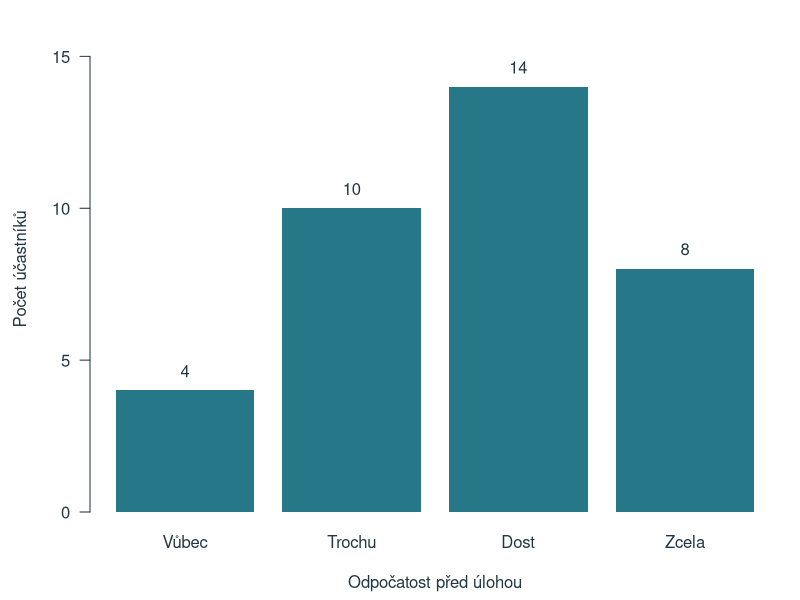
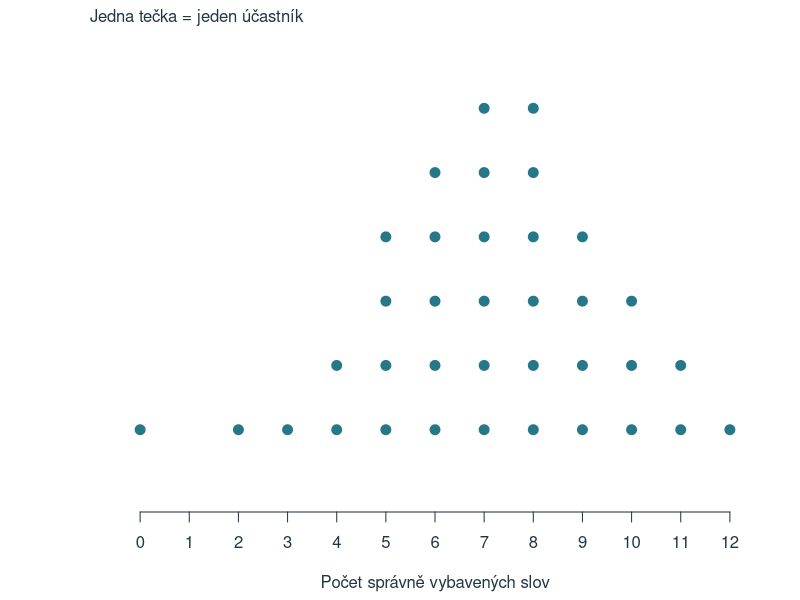
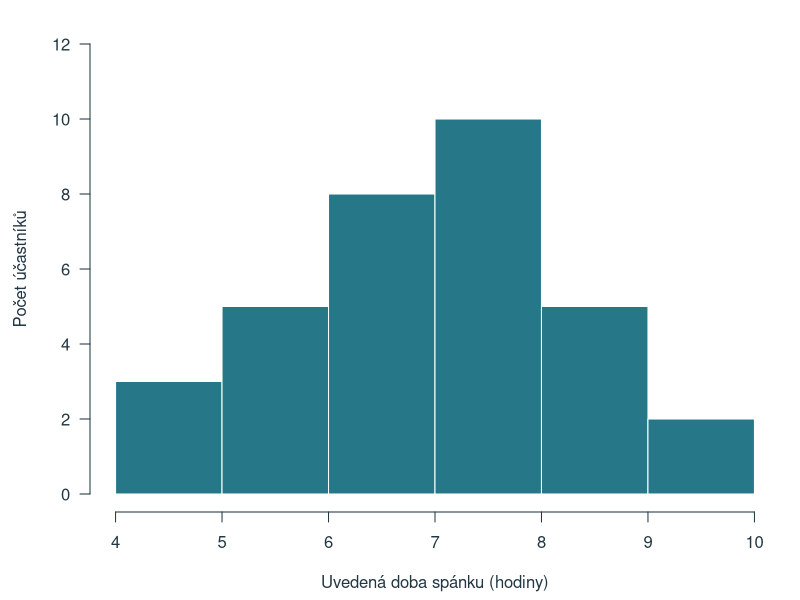
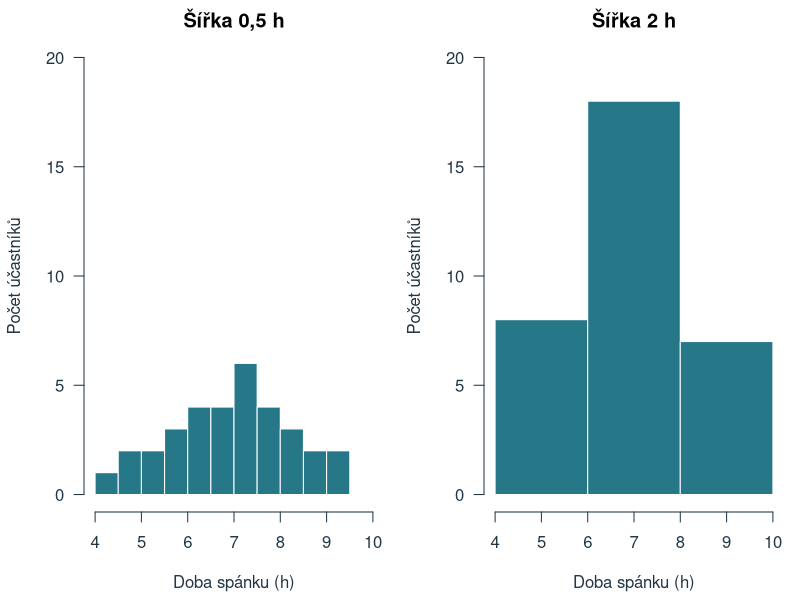
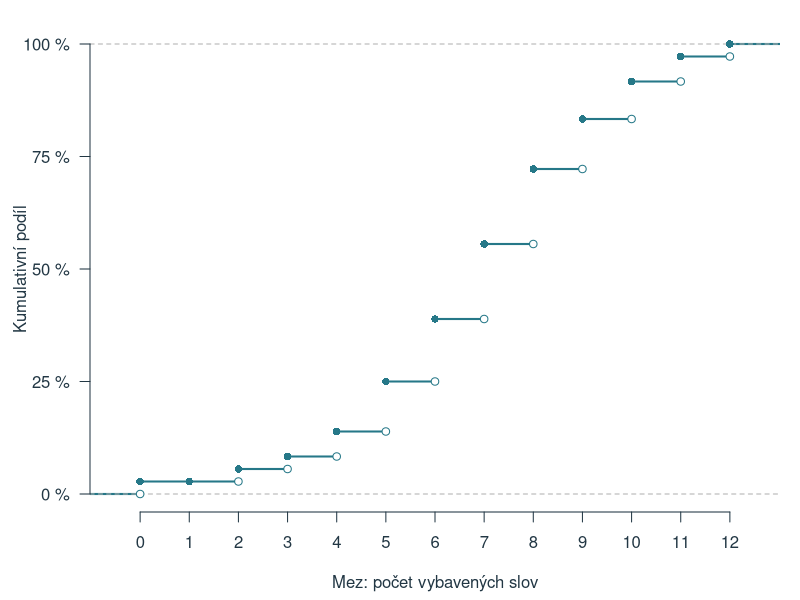
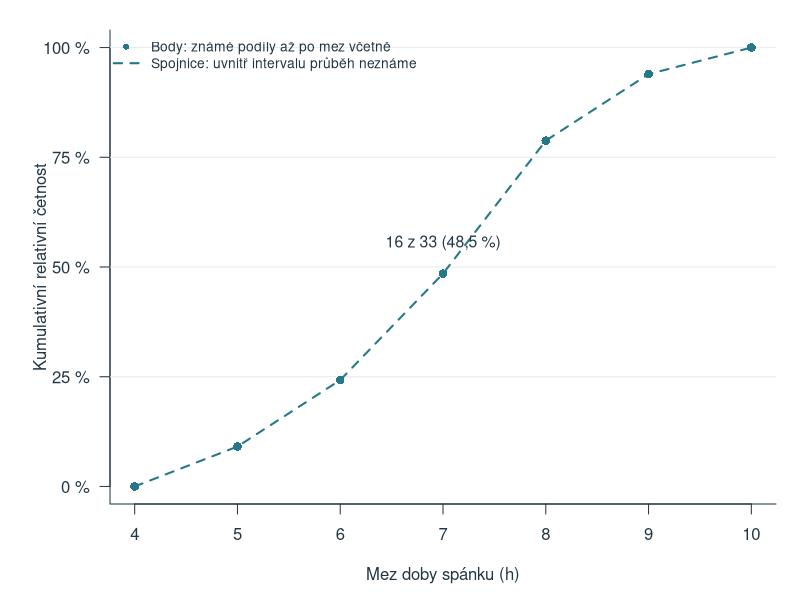
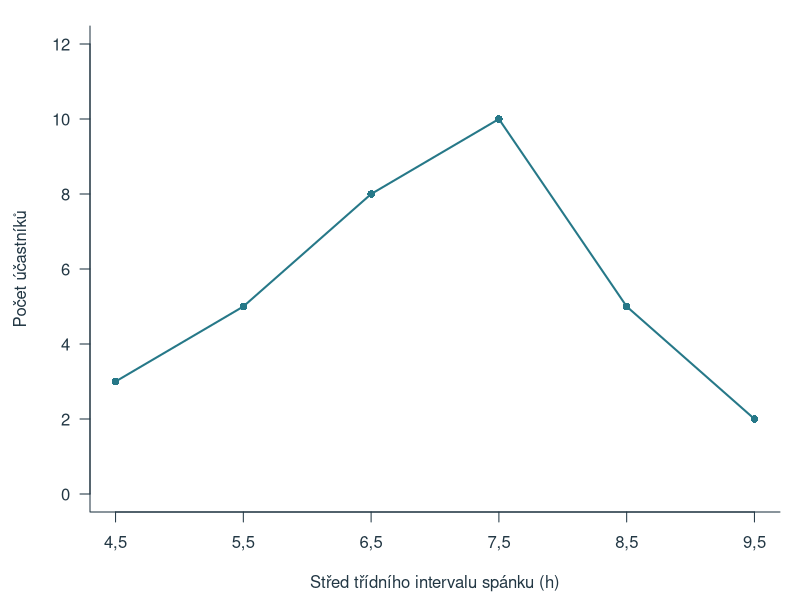
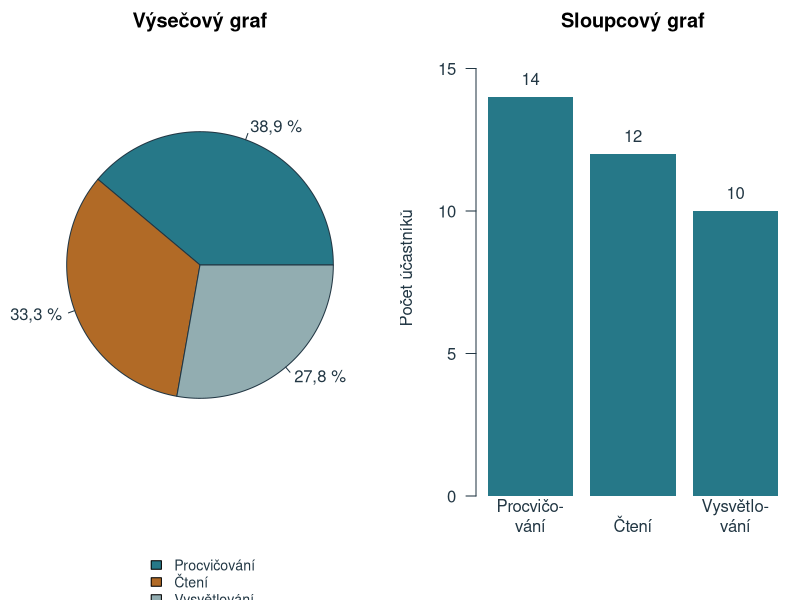

The R script that drew these images, in order:
# Reproducible chapter figures. Base R only, run from the project root.
d <- read.csv('data/kapitola_02.csv', na.strings = '', fileEncoding = 'UTF-8')
out <- 'assets/chapter-02/plots'
dir.create(out, recursive = TRUE, showWarnings = FALSE)
ink <- '#223744'; blue <- '#267888'; orange <- '#B16A26'
draw <- function(name, code, width = 7, height = 4.5) {
  svg(file.path(out, paste0(name, '.svg')), width = width, height = height, family = 'sans', bg = 'white')
  par(mar = c(4.4, 4.5, 1.3, 1), las = 1, col.axis = ink, col.lab = ink, fg = ink, cex = 1)
  force(code)
  dev.off()
}
freq <- as.numeric(table(factor(d$odpocatost, levels = 1:4)))
draw('sloupce', {
  pos <- barplot(freq, names.arg = c('Vůbec', 'Trochu', 'Dost', 'Zcela'), col = blue,
    border = NA, ylim = c(0, 16), ylab = 'Počet účastníků', xlab = 'Odpočatost před úlohou')
  text(pos, freq + .65, freq)
})
draw('tecky', {
  v <- sort(d$slova); yy <- ave(v, v, FUN = seq_along)
  plot(v, yy, pch = 21, bg = blue, col = 'white', cex = 1.6, xlim = c(-.5, 12.5), ylim = c(0, 7),
    xaxt = 'n', yaxt = 'n', bty = 'n', xlab = 'Počet správně vybavených slov', ylab = '')
  axis(1, at = 0:12); mtext('Jedna tečka = jeden účastník', side = 3, adj = 0)
})
s <- d$spanek_h[!is.na(d$spanek_h)]
draw('histogram', {
  hist(s, breaks = 4:10, right = TRUE, include.lowest = FALSE, col = blue, border = 'white', main = '',
    xlab = 'Uvedená doba spánku (hodiny)', ylab = 'Počet účastníků', xaxt = 'n', ylim = c(0, 12))
  axis(1, at = 4:10)
})
draw('intervaly', {
  par(mfrow = c(1, 2), mar = c(4.4, 4.2, 2, .8))
  for (w in c(.5, 2)) {
    hist(s, breaks = seq(4, 10, by = w), right = TRUE, include.lowest = FALSE, col = blue, border = 'white',
      main = paste('Šířka', sub('.', ',', as.character(w), fixed = TRUE), 'h'),
      xlab = 'Doba spánku (h)', ylab = 'Počet účastníků', xlim = c(4, 10), ylim = c(0, 20))
  }
}, width = 8.2, height = 4)
draw('kumulativni', {
  plot(ecdf(d$slova), verticals = FALSE, do.points = FALSE, xlim = c(-.5, 12.5),
    ylim = c(0, 1), main = '', xlab = 'Mez: počet vybavených slov', ylab = 'Kumulativní podíl',
    xaxt = 'n', yaxt = 'n', col = blue, lwd = 2, frame.plot = FALSE)
  axis(1, at = 0:12); axis(2, at = c(0, .25, .5, .75, 1), labels = c('0 %', '25 %', '50 %', '75 %', '100 %'))
  f <- table(factor(d$slova, levels = 0:12)); cum <- cumsum(f)/nrow(d)
  points(0:12, cum, pch = 16, col = blue)
  points((0:12)[f>0], c(0,head(cum,-1))[f>0], pch = 21, bg = 'white', col = blue)
})
draw('kumulativni-seskupene', {
  h <- hist(s, breaks = 4:10, right = TRUE, include.lowest = FALSE, plot = FALSE)
  boundaries <- h$breaks
  cumulative <- c(0, cumsum(h$counts)) / length(s)
  par(mar = c(4.8, 5.5, 1.5, 1.2))
  plot(boundaries, cumulative, type = 'n', xlim = c(4, 10), ylim = c(0, 1),
    xlab = 'Mez doby spánku (h)', ylab = 'Kumulativní relativní četnost',
    xaxt = 'n', yaxt = 'n', bty = 'l')
  axis(1, at = 4:10)
  axis(2, at = c(0, .25, .5, .75, 1), labels = c('0 %', '25 %', '50 %', '75 %', '100 %'))
  abline(h = c(.25, .5, .75, 1), col = '#E6EBED', lty = 1)
  lines(boundaries, cumulative, col = blue, lwd = 2, lty = 2)
  points(boundaries, cumulative, col = blue, pch = 16, cex = 1.15)
  text(7, cumulative[4] + .07, '16 z 33 (48,5 %)', col = ink, cex = .95)
  legend('topleft', legend = c('Body: známé podíly až po mez včetně', 'Spojnice: uvnitř intervalu průběh neznáme'),
    col = blue, pch = c(16, NA), lty = c(NA, 2), lwd = c(NA, 2), bty = 'n', cex = .83)
}, width = 7.4, height = 4.6)

draw('polygon', {
  h <- hist(s, breaks = 4:10, right = TRUE, include.lowest = FALSE, plot = FALSE)
  plot(h$mids, h$counts, type = 'o', pch = 16, col = blue, lwd = 2, ylim = c(0, 12),
    xlab = 'Střed třídního intervalu spánku (h)', ylab = 'Počet účastníků', bty = 'l', xaxt = 'n')
  axis(1, at = h$mids, labels = sub('.', ',', as.character(h$mids), fixed = TRUE))
})
draw('vysecovy', {
  par(mfrow = c(1, 2), mar = c(5.5, 1, 2, 1))
  vals <- c(14, 12, 10); labs <- c('Procvičování', 'Čtení', 'Vysvětlování')
  pie(vals, labels = c('38,9 %', '33,3 %', '27,8 %'), col = c(blue, orange, '#92ADB1'), main = 'Výsečový graf')
  legend('bottom', legend = labs, fill = c(blue, orange, '#92ADB1'), bty = 'n', cex = .85, inset = c(0,-.28), xpd = NA)
  par(mar = c(5.2, 3.8, 2, .5))
  bp <- barplot(vals, names.arg = c('Procvičo-\nvání', 'Čtení', 'Vysvětlo-\nvání'), col = blue,
    ylim = c(0, 16), border = NA, ylab = 'Počet účastníků', main = 'Sloupcový graf')
  text(bp, vals+.65, vals)
}, width = 8.2, height = 4.8)
draw('tvary', {
  par(mfrow = c(2, 3), mar = c(3.2, 3, 2.5, .4), cex = .9)
  sets <- list(c(1,2,4,7,10,7,4,2,1), c(1,3,10,8,5,3,2,1,1), c(1,1,2,3,5,8,10,3,1),
    c(1,6,10,4,1,4,10,6,1), c(4,4,4,4,4,4,4,4,4), c(1,3,8,9,4,1,0,0,1))
  titles <- c('Přibližná souměrnost', 'Zešikmení doprava', 'Zešikmení doleva', 'Dva výrazné vrcholy', 'Rovnoměrné rozdělení', 'Vzdálené pozorování')
  for (i in seq_along(sets)) {
    plot(1:9, sets[[i]], type='h', lwd=12, lend=1, col=blue, xlim=c(.5,9.5), ylim=c(0,11),
      main=titles[i], xlab='Hodnota', ylab='Četnost', bty='l', xaxt='n')
    axis(1, at=c(1,5,9))
  }
}, width=9, height=5.8)
draw('podlaha-strop', {
  par(mfrow=c(1,2), mar=c(4.3,4,2.2,.5))
  for (i in 1:2) {
    vals <- if(i==1) c(15,7,4,3,2,1,1,1,1,1,0,0,0) else rev(c(15,7,4,3,2,1,1,1,1,1,0,0,0))
    plot(0:12, vals, type='h', lwd=9, lend=1, col=blue, ylim=c(0,16),
      xlab='Počet správných odpovědí (0–12)', ylab='Počet účastníků', bty='l',
      main=if(i==1) 'Možný efekt podlahy' else 'Možný efekt stropu')
  }
}, width=8.2, height=4)
draw('osa', {
  par(mfrow=c(1,2), mar=c(4,4,2.2,.5))
  for(i in 1:2) {
    low <- if(i==1) 0 else 27
    plot(c(.4,2.6), c(low,33), type='n', xaxt='n', xlab='Soubor', ylab='Počet odpovědí ano',
      main=if(i==1) 'Osa od nuly' else 'Osa začíná na 27', bty='l')
    rect(c(.65,1.65), low, c(1.35,2.35), c(30,32), col=blue,border=NA)
    axis(1,at=1:2,labels=c('A','B'));text(1:2,c(30,32)+.3,c(30,32))
  }
}, width=8.2,height=4)
cat('Chapter 2: generated 11 figures from fixed data.\n')
